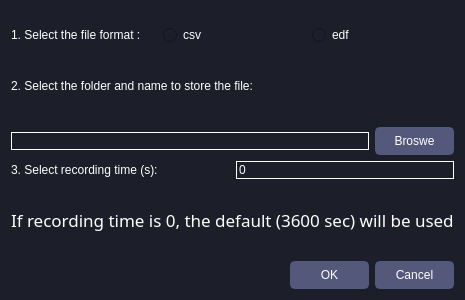
<?xml version="1.0" encoding="UTF-8"?>
<ui version="4.0">
 <class>Dialog</class>
 <widget class="QDialog" name="Dialog">
  <property name="geometry">
   <rect>
    <x>0</x>
    <y>0</y>
    <width>400</width>
    <height>300</height>
   </rect>
  </property>
  <property name="windowTitle">
   <string>Dialog</string>
  </property>
  <property name="styleSheet">
   <string notr="true">QWidget{
	font: 13pt &quot;DM Sans&quot;;
}

QDialog{
	background-color: rgb(28, 30, 42);
}

QLabel{
	color: #FFF;
}

QCheckBox{
	color: #FFF
}

QLineEdit{
	color: #FFF;
	background-color: transparent;
	/*background-color: rgb(50, 53, 74);
	border: 1px solid rgb(84, 89, 124);*/
	border: 1px solid #FFF;
}

QComboBox{
	color: #FFF;
	border: 1px solid #FFF;
	background-color: transparent;
}

QRadioButton{
	color: #FFF;
	background-color: rgb(28, 30, 42);
}

QSpinBox{
	color: #FFF;
	border: 1px solid #FFF;
	background-color: transparent;
}

QPushButton{
	color: #FFF;
	background-color: rgb(84, 89, 124);
	border: 2px solid rgb(84, 89, 124);
	padding: 5px;
	border-radius: 5px;
	width: 65px;
	heigth: 20px;

}

QPushButton:hover{
	background-color: rgb(61, 64, 89);
}

QPushButton:pressed{
	background-color: rgb(101, 106, 141);
	border:  2px solid rgb(61, 64, 89);
}
</string>
  </property>
  <layout class="QVBoxLayout" name="verticalLayout_2">
   <property name="topMargin">
    <number>25</number>
   </property>
   <item>
    <layout class="QVBoxLayout" name="verticalLayout">
     <item>
      <layout class="QHBoxLayout" name="horizontalLayout_3">
       <item>
        <widget class="QLabel" name="lbl_step2">
         <property name="text">
          <string>1. Select the file format :     </string>
         </property>
        </widget>
       </item>
       <item>
        <widget class="QRadioButton" name="rdbtn_csv">
         <property name="text">
          <string>csv</string>
         </property>
        </widget>
       </item>
       <item>
        <widget class="QRadioButton" name="rdbtn_edf">
         <property name="text">
          <string>edf</string>
         </property>
        </widget>
       </item>
      </layout>
     </item>
     <item>
      <widget class="QLabel" name="lbl_step1">
       <property name="text">
        <string>2. Select the folder and name to store the file:</string>
       </property>
      </widget>
     </item>
     <item>
      <layout class="QHBoxLayout" name="horizontalLayout">
       <item>
        <widget class="QLineEdit" name="input_filepath"/>
       </item>
       <item>
        <widget class="QPushButton" name="btn_browse">
         <property name="cursor">
          <cursorShape>PointingHandCursor</cursorShape>
         </property>
         <property name="text">
          <string>Broswe</string>
         </property>
        </widget>
       </item>
      </layout>
     </item>
     <item>
      <layout class="QHBoxLayout" name="horizontalLayout_2">
       <item>
        <widget class="QLabel" name="label">
         <property name="text">
          <string>3. Select recording time (s):</string>
         </property>
        </widget>
       </item>
       <item>
        <widget class="QSpinBox" name="spinBox"/>
       </item>
      </layout>
     </item>
     <item>
      <widget class="QLabel" name="label_4">
       <property name="font">
        <font>
         <family>DM Sans</family>
         <pointsize>13</pointsize>
         <weight>50</weight>
         <italic>false</italic>
         <bold>false</bold>
        </font>
       </property>
       <property name="text">
        <string>If recording time is 0, the default (3600 sec) will be used</string>
       </property>
      </widget>
     </item>
     <item>
      <widget class="QDialogButtonBox" name="buttonBox">
       <property name="cursor">
        <cursorShape>PointingHandCursor</cursorShape>
       </property>
       <property name="styleSheet">
        <string notr="true"/>
       </property>
       <property name="orientation">
        <enum>Qt::Horizontal</enum>
       </property>
       <property name="standardButtons">
        <set>QDialogButtonBox::Cancel|QDialogButtonBox::Ok</set>
       </property>
      </widget>
     </item>
    </layout>
   </item>
  </layout>
 </widget>
 <resources/>
 <connections>
  <connection>
   <sender>buttonBox</sender>
   <signal>accepted()</signal>
   <receiver>Dialog</receiver>
   <slot>accept()</slot>
   <hints>
    <hint type="sourcelabel">
     <x>248</x>
     <y>254</y>
    </hint>
    <hint type="destinationlabel">
     <x>157</x>
     <y>274</y>
    </hint>
   </hints>
  </connection>
  <connection>
   <sender>buttonBox</sender>
   <signal>rejected()</signal>
   <receiver>Dialog</receiver>
   <slot>reject()</slot>
   <hints>
    <hint type="sourcelabel">
     <x>316</x>
     <y>260</y>
    </hint>
    <hint type="destinationlabel">
     <x>286</x>
     <y>274</y>
    </hint>
   </hints>
  </connection>
 </connections>
</ui>
